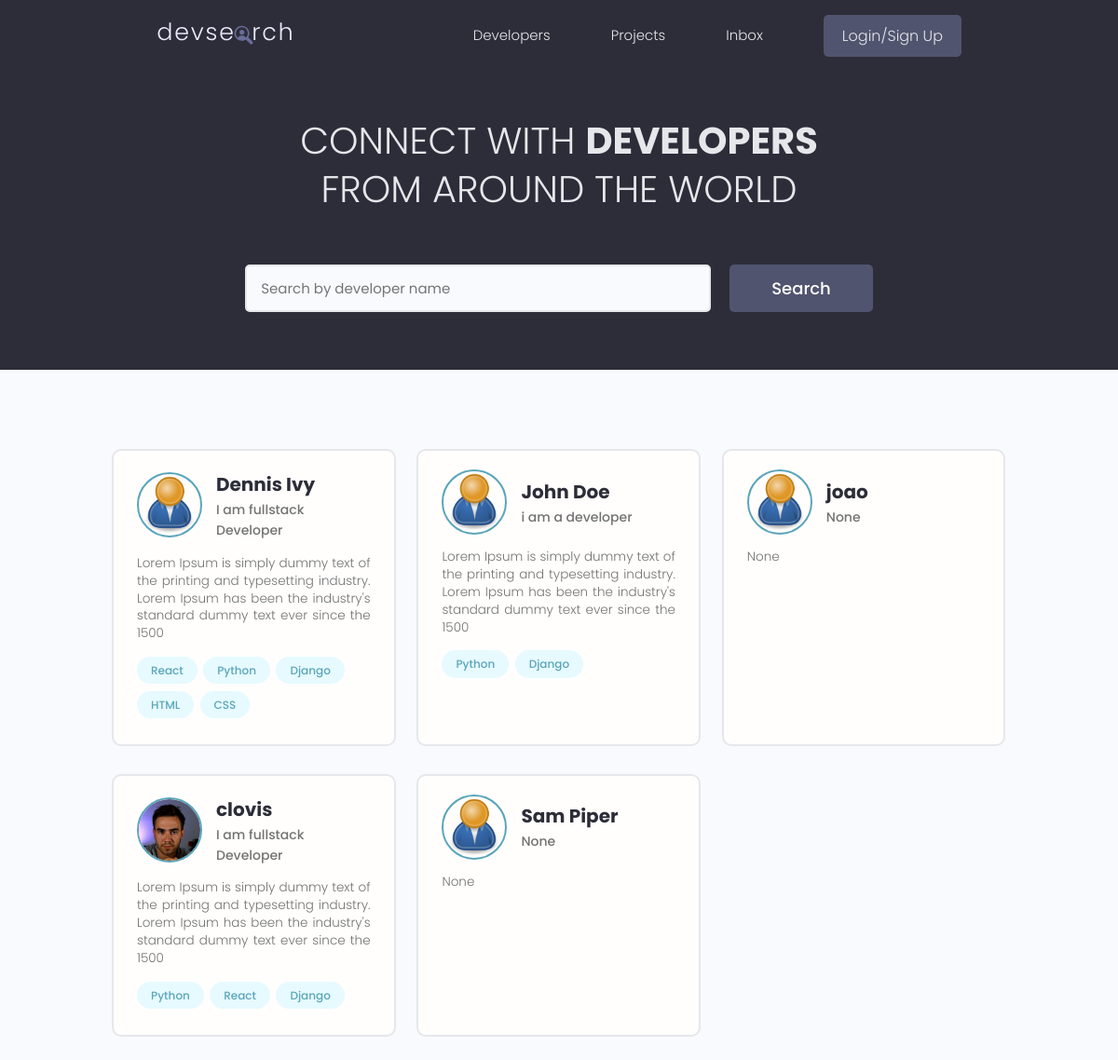
The page / on the database its author committed.
### users/models.py (models this page shows, shortened)
class Profile(models.Model):
    user = models.OneToOneField(User, on_delete=models.CASCADE, null=True, blank=True)
    name = models.CharField(max_length=200, blank=True, null=True)
    email = models.EmailField(max_length=500, blank=True, null=True)
    username = models.CharField(max_length=200, blank=True, null=True)
    location = models.CharField(max_length=200, blank=True, null=True)
    short_intro = models.CharField(max_length=200, blank=True, null=True)
    bio = models.TextField(blank=True, null=True)
    profile_image = models.ImageField(blank=True, null=True, upload_to='profiles/', default="profiles/user-default.png")
    social_github = models.CharField(max_length=200, blank=True, null=True)
    social_twitter = models.CharField(max_length=200, blank=True, null=True)
    social_linkedin = models.CharField(max_length=200, blank=True, null=True)
    social_youtube = models.CharField(max_length=200, blank=True, null=True)
    social_website = models.CharField(max_length=200, blank=True, null=True)
    created = models.DateTimeField(auto_now_add=True)
    id = models.UUIDField(default=uuid.uuid4, unique=True, primary_key=True, editable=False)

class Skill(models.Model):
    owner = models.ForeignKey(Profile, on_delete=models.CASCADE, null=True, blank=True)
    name = models.CharField(max_length=200, blank=True, null=True)
    description = models.TextField(null=True, blank=True)
    created = models.DateTimeField(auto_now_add=True)
    id = models.UUIDField(default=uuid.uuid4, unique=True, primary_key=True, editable=False)

### users/views.py (the view)
# urls.py: path('', views.profiles, name="profiles"),
def profiles(request):
    profiles = Profile.objects.all()
    context = {"profiles": profiles}
    return render(request,'users/profiles.html', context)

### users/templates/users/profiles.html (shortened to what this page needs)
{% extends 'main.html' %}
{% block content %}
<main class="home">
  <section class="hero-section text-center">
    <div class="container container--narrow">
      <div class="hero-section__box">
        <h2>CONNECT WITH <span>DEVELOPERS</span></h2>
        <h2>FROM AROUND THE WORLD</h2>
      </div>
      <div class="hero-section__search">
        <form class="form" action="#" method="get">
          <div class="form__field">
            <input class="input input--text" id="formInput#search" type="text" name="text"
              placeholder="Search by developer name" />
          </div>
          <input class="btn btn--sub btn--lg" type="submit" value="Search" />
        </form>
      </div>
    </div>
  </section>
  <section class="devlist">
    <div class="container">
      <div class="grid grid--three">
        {% for profile in profiles %}
        <div class="column card">
          <div class="dev">
            <a href="{% url 'user-profile' profile.id %}" class="card__body">
              <div class="dev__profile">
                  <img class="avatar avatar--md" src="{{ profile.profile_image.url }}" alt="image" />
                <div class="dev__meta">
                  <h3>{{profile.name}}</h3>
                  <h5>{{profile.short_intro}}</h5>
                </div>
              </div>
              <p class="dev__info">{{profile.bio|slice:"150"}}</p>
              <div class="dev__skills">
                {% for skill in profile.skill_set.all|slice:"5" %}
                <span class="tag tag--pill tag--main">
                  <small>{{skill.name}}</small>
                </span>
                {% endfor %}
              </div>
            </a>
          </div>
        </div>
        {% endfor %}
      </div>
    </div>
  </section>
</main>
{% endblock content %}

### static/styles/app.css (style rules this page uses)
:root { --color-sub: #2d2d39; }
.btn--sub { background-color: var(--color-sub-light); }
.card { border: 2px solid var(--color-light); }
img { width: 100%; }
.hero-section { height: 40vh; display: flex; align-items: center; background-color: var(--color-sub); }
.hero-section__box { margin-bottom: 4rem; }
.hero-section__box > h2, .hero-section__box > h2 > span { font-size: 4rem; color: var(--color-light); line-height: 1.3; text-transform: uppercase; }
.hero-section__box > h2 { font-weight: 300; }
.hero-section__box > h2 > span { font-weight: 700; }
.hero-section__search > .form { display: flex; align-items: center; justify-content: center; gap: 2rem; }
.hero-section__search > .form input.input--text { width: 50rem; }
.devlist { margin-top: 8rem; }
.devlist .grid { align-items: stretch; }
.devlist .dev .dev__profile { display: flex; align-items: center; gap: 1.5rem; }
.devlist .dev .dev__meta h3 { color: var(--color-sub); font-size: 2rem; font-weight: 700; }
.devlist .dev .dev__meta h5 { color: var(--color-text); font-size: 1.4rem; font-weight: 500; }
.devlist .dev .dev__info { margin: 1.5rem 0; font-size: 1.35rem; line-height: 1.4; text-align: justify; }

### static/uikit/styles/modules/_variables.css (style rules this page uses)
:root { --color-main: #5aa5b9; --color-main-light: #e6faff; --color-sub: #3f4156; --color-sub-light: #51546e; --color-sub-lighter: #ededfd; --color-text: #737373; --color-gray: #8b8b8b; --color-light: #e5e7eb; --color-light-gray: #767676; --color-bg: #f8fafd; --color-white: #fffefd; --color-white-light: #f3f3f3; --color-success: #359e64; --color-success-bg: #def8e8; --color-error: #fc4b0b; --color-error-bg: #fff2ee; --font-base: 'Poppins', arial, helvetica, 'Segoe UI', roboto, ubuntu, sans-serif; --font-monospace: 'Fira Code', 'Courier New', courier, monospace; --font-regular: 300; --font-medium: 500; --font-bold: 700; --generic-shadow: 1px 1px 5px #00000010; --generic-transition: all 0.3s ease-in-out; }

### static/uikit/styles/modules/_base.css (style rules this page uses)
* { margin: 0; padding: 0; box-sizing: border-box; text-rendering: optimizeLegibility; color: inherit; font-size: inherit; }
html { font-size: 50%; }
@media only screen and (min-width: 480px) { html { font-size: 56.25%; } }
@media only screen and (min-width: 1200px) { html { font-size: 62.5%; } }
body { line-height: 1.6; font-weight: 400; font-size: 1.5rem; color: var(--color-text); background-color: var(--color-bg); min-height: 100vh; }

### static/uikit/styles/modules/_typography.css (style rules this page uses)
* { font-family: var(--font-base); }
h2 { font-size: 3.6rem; font-weight: var(--font-bold); }
h3 { font-size: 3.2rem; font-weight: var(--font-medium); }
h5 { font-size: 2.4rem; font-weight: var(--font-medium); }
h5, h6 { font-weight: var(--font-regular); }
p, span, strong { font-size: 1.6rem; color: var(--color-text); font-weight: var(--font-regular); }
a { padding-bottom: 2px; text-decoration: none; display: inline-block; color: var(--color-main); font-weight: var(--font-medium); }

### static/uikit/styles/modules/_utilities.css (style rules this page uses)
.container { width: 92%; max-width: 165rem; margin: 0 auto; box-sizing: border-box; }
.container--narrow { width: 92%; max-width: 120rem; }
@media screen and (min-width: 1000px) { .container { width: 90%; } }
@media screen and (min-width: 1000px) { .container--narrow { width: 85%; } }
@media screen and (min-width: 1200px) { .container { width: 80%; } }
@media screen and (min-width: 1200px) { .container--narrow { width: 72%; } }
.text-center { text-align: center; }

### static/uikit/styles/modules/_avatar.css (style rules this page uses)
.avatar { border-radius: 50%; border: 2px solid var(--color-main); object-fit: cover; }
.avatar--md { height: 7rem; width: 7rem; }

### static/uikit/styles/modules/_button.css (style rules this page uses)
.btn { display: inline-block; position: relative; cursor: pointer; background-color: var(--color-light); font-weight: var(--font-medium); color: var(--color-sub); text-decoration: none; padding: 1rem 2rem; border-radius: 0.5rem; border: none; width: -webkit-fit-content; width: -moz-fit-content; width: fit-content; height: -webkit-fit-content; height: -moz-fit-content; height: fit-content; font-size: 1.6rem; outline-width: 0; outline-color: transparent; -webkit-backface-visibility: hidden; backface-visibility: hidden; transition: all 0.3s ease-in-out; }
.btn--sub { background-color: var(--color-sub); color: var(--color-white); }
.btn--lg { font-size: 1.8rem; padding: 1.2rem 4.5rem; }

### static/uikit/styles/modules/_card.css (style rules this page uses)
.card { border-radius: 1rem; background-color: var(--color-white); border: 1.5px solid var(--color-light); width: auto; height: auto; margin-top: 0.5rem; margin-bottom: 0.5rem; overflow: hidden; }
.card__body, .card__header { padding: 2rem 2.5rem; }

### rows shown on the page
Profile: profile_image (placeholder picture), name "Dennis Ivy", short_intro "I am fullstack Developer", bio "Lorem Ipsum is simply dummy text of the printing and typesetting industry. Lorem Ipsum has been the industry's standard dummy text ever since the 1500"
Skill: name "React"
Skill: name "Python"
Skill: name "Django"
Skill: name "HTML"
Skill: name "CSS"
Profile: profile_image (placeholder picture), name "John Doe", short_intro "i am a developer", bio "Lorem Ipsum is simply dummy text of the printing and typesetting industry. Lorem Ipsum has been the industry's standard dummy text ever since the 1500"
Skill: name "Python"
Skill: name "Django"
Profile: profile_image (placeholder picture), name "joao", short_intro "None", bio "None"
Profile: profile_image (picture), name "clovis", short_intro "I am fullstack Developer", bio "Lorem Ipsum is simply dummy text of the printing and typesetting industry. Lorem Ipsum has been the industry's standard dummy text ever since the 1500"
Skill: name "Python"
Skill: name "React"
Skill: name "Django"
Profile: profile_image (placeholder picture), name "Sam Piper", short_intro "None", bio "None"
